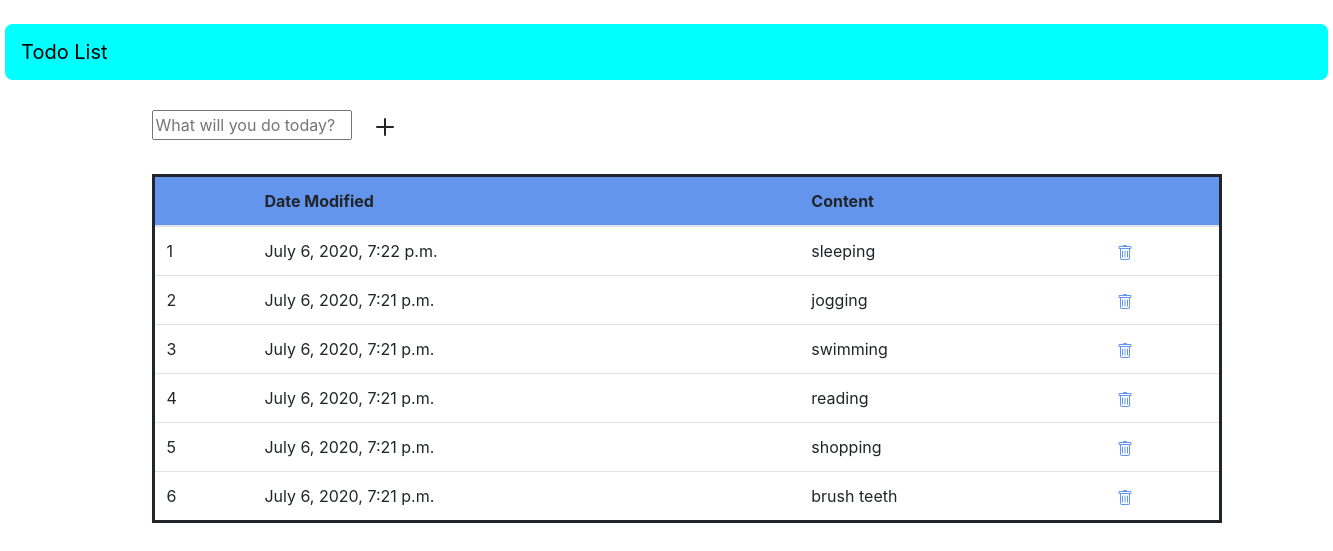
The page / on the database its author committed.
### Todolist/models.py (models this page shows, shortened)
class Written(models.Model):
    content=models.CharField(max_length=50,default='ABC')
    date_added=models.DateTimeField(auto_now_add=True)
    class Meta:
        ordering=['-date_added']

### Todolist/views.py (the view)
# urls.py: path('',views.index,name='index'),
def index(request):
    written=Written.objects.all()
    return render(request,'index.html',{'written':written})

### Todolist/templates/index.html (shortened to what this page needs)
{% extends 'base.html' %}
{% block content %}
<!doctype html>
<html lang="en">
<head>
    <link rel="stylesheet" href="https://stackpath.bootstrapcdn.com/bootstrap/4.4.1/css/bootstrap.min.css"
>
</head>
<body>
    <ul>
        {% include 'add.html' %}
        <br>
        <table class="table table-hover" style="border: solid;">
            <thead style="background-color: cornflowerblue;">
                <tr>
                    <th></th>
                    <th>Date Modified</th>
                    <th>Content</th>
                    <th></th>
                </tr>
            </thead>
            <tbody>
                {% for w in written %}
                <tr>
                    <td> {{forloop.counter}} </td>
                    <td> {{w.date_added}} </td>
                    <td> {{w.content}} </td>
                    <td>
                        <a href="/deleteTodoItem/{{w.pk}}">
                        </a>
                    </td>
                </tr>
                {% endfor %}
            </tbody>
        </table>
    </ul>
</body>
</html>
{% endblock content %}

### Todo/templates/base.html (shortened to what this page needs)
<!doctype html>
<html lang="en">
<head>
    <link rel="stylesheet" href="https://stackpath.bootstrapcdn.com/bootstrap/4.4.1/css/bootstrap.min.css"
>
</head>
<body>
    <br>
    <center>
        <div class="navbar" style="background-color: aqua; width: 35cm; border-radius: 0.2cm; ">
            <a class="navbar-brand text-center " href="#" style="color: black; ">Todo List</a>
        </div>
    </center>
    <br>
    <div class="container">
        {% block content %}
        {% endblock content %}
    </div>
</body>
</html>

### Todolist/templates/add.html (shortened to what this page needs)
<!DOCTYPE html>
<html lang="en">
<head>
</head>
<body>
    <form enctype="multipart/form-data" action="addTodoItem/" method="post">
        <input type="text" style="width: 200px;" placeholder="What will you do today?">
        <button type="submit" class="btn btn-default">
        </button>
    </form>
</body>
</html>

### rows shown on the page
Written: date_added "July 6, 2020, 7:22 p.m.", content "sleeping"
Written: date_added "July 6, 2020, 7:21 p.m.", content "jogging"
Written: date_added "July 6, 2020, 7:21 p.m.", content "swimming"
Written: date_added "July 6, 2020, 7:21 p.m.", content "reading"
Written: date_added "July 6, 2020, 7:21 p.m.", content "shopping"
Written: date_added "July 6, 2020, 7:21 p.m.", content "brush teeth"
